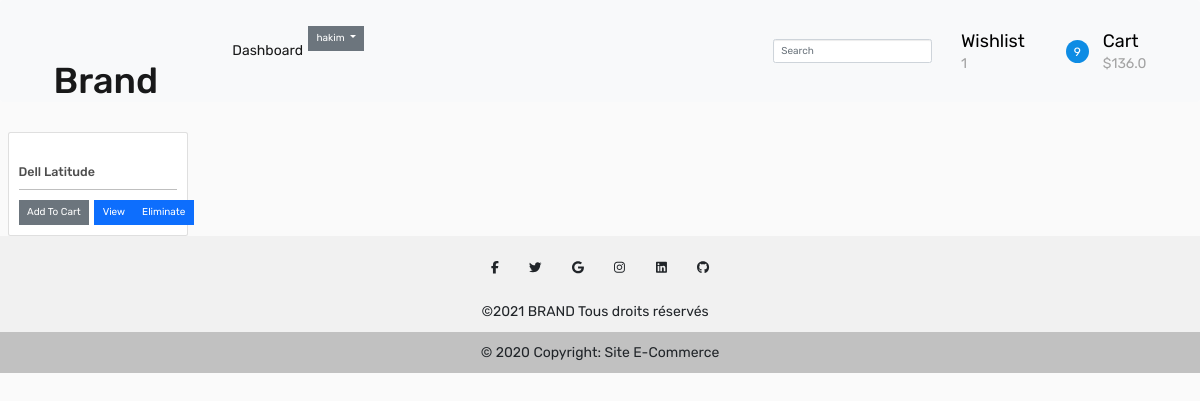
The page /wishlist/ (signed in) on the database as committed earlier.
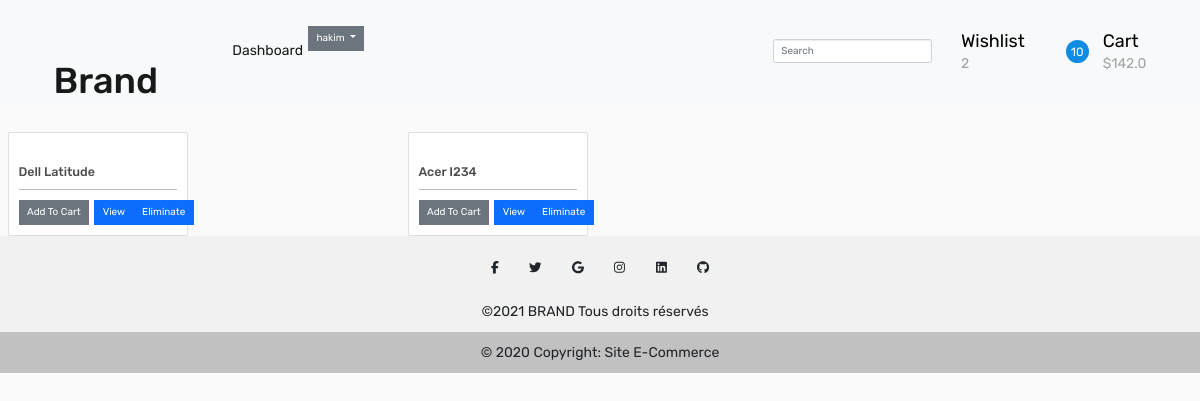
The same page on the database as committed later.
### e_commerce/models.py (models this page shows, shortened)
class WishlistProduct(Model):
    product = OneToOneField(Product, on_delete=CASCADE, unique=True)
    def __str__(self):
        return self.product.name

class Product(Model):
    name = CharField(max_length=100)
    category = ForeignKey(
        Category, related_name='categories', on_delete=CASCADE)
    description = TextField()
    photo = ImageField()
    price = FloatField(default=0)
    quantity = PositiveBigIntegerField(null=True)
    good_rates = PositiveIntegerField(default=0)
    bad_rates = PositiveIntegerField(default=0)
    rates = PositiveIntegerField(default=0)

### e_commerce/views.py (the view)
# urls.py: path('wishlist/', wishlist, name="wishlist"),
@login_required
def wishlist(request):
    numWishes = WishlistProduct.objects.count()
    numCart = Cart.objects.count()
    products = WishlistProduct.objects.all()
    carts = Cart.objects.all()
    total_price = 0
    for cart in carts:
        total_price += cart.product.price
    context = {'products': products,
               'numWishes': numWishes, 'numCart': numCart, 'total_price': total_price}
    return render(request, 'wishlist.html', context)

### templates/wishlist.html (shortened to what this page needs)
{% extends 'base.html'%}
{% block mainNavBar %}{% include "includes/topNavBar.html" %}{% endblock mainNavBar %}
{% block content %}
<div class="d-flex">
	<div class="container">
		<div class="row">
			{% for product in products %}
			<div class="col-lg-4">
				<div class="card" style="width: 18rem">
					<a href="#"
						><img
					/></a>
					<div class="card-body">
						<h5 class="card-title">{{product}}</h5>
						<hr />
						<div class="d-flex">
							<a
								href="{%url 'addCart' product.id %}"
								class="btn btn-secondary me-2"
								>Add To Cart</a
							>
							<a
								href="{%url 'viewProduct' product.id %}"
								class="btn btn-primary"
								>View</a
							>
							<a
								href="{%url 'eliminateWish' product.id %}"
								class="btn btn-primary"
								>Eliminate</a
							>
						</div>
					</div>
				</div>
			</div>
			{% endfor %}
		</div>
	</div>
</div>
{% endblock content %}

### templates/includes/topNavBar.html (shortened to what this page needs)
<link rel="stylesheet" href="//code.jquery.com/ui/1.12.1/themes/base/jquery-ui.css">
<nav class="navbar navbar-expand-lg navbar-light bg-light">
    <div class="container-fluid">
        <div class="col-lg-2 col-sm-2 col-2">
            <div class="logo_container">
                <div class="logo"><a class="navbar-brand ms-2" href="{% url 'home' %}">Brand</a></div>
            </div>
        </div>
        <div class="collapse navbar-collapse" id="navbarSupportedContent">
            <ul class="navbar-nav me-auto mb-2 mb-lg-0">
                {% if user.is_authenticated %}
                <li class="nav-item">
                    <a class="nav-link active" aria-current="page" href="{% url 'dashboardSeller' %}">Dashboard</a>
                </li>
                {% endif %}
                {% if user.is_authenticated %}
                <div class="dropdown">
                    <button class="btn btn-secondary dropdown-toggle" type="button" id="dropdownMenuButton1"
                        data-bs-toggle="dropdown" aria-expanded="false">{{user.username}}
                    </button>
                </div>
                {% endif %}
            </ul>
            <div class="d-flex">
                <form action="{% url 'search_form' %}" method="GET">
                    <input class="form-control me-2" type="search" id="search" name="search" placeholder="Search"
                        aria-label="Search">
                </form>
            </div>
            {% if user.is_authenticated %}
            <div class="col-lg-3 col-9 order-lg-3 order-2 text-lg-left text-right">
                <div class="wishlist_cart d-flex flex-row align-items-center justify-content-end">
                    <div class="wishlist d-flex flex-row align-items-center justify-content-end">
                        <div class="wishlist_content">
                            <div class="wishlist_text"><a href="{% url 'wishlist' %}">Wishlist</a></div>
                            <div id="numWishes" class="wishlist_count">{{numWishes}}</div>
                        </div>
                    </div>
                    <div class="cart">
                        <div class="cart_container d-flex flex-row align-items-center justify-content-end">
                            <div class="cart_icon"> <img
                                <div id="numCart" class="cart_count"><span>{{numCart}}</span></div>
                            </div>
                            <div class="cart_content me-2">
                                <div class="cart_text"><a href="{% url 'cart' %}">Cart</a></div>
                                <div id="total" class="cart_price">${{total_price}}</div>
                            </div>
                        </div>
                    </div>
                </div>
            </div>
            {% endif %}
        </div>
    </div>
</nav>

Rows that differ between the two databases and show on the page:
added WishlistProduct: product.name "Acer I234"
Other text that changed with them:
{{ numWishes }}: "1" → "2"
{{ numCart }}: "9" → "10"
{{ total_price }}: "136.0" → "142.0"
